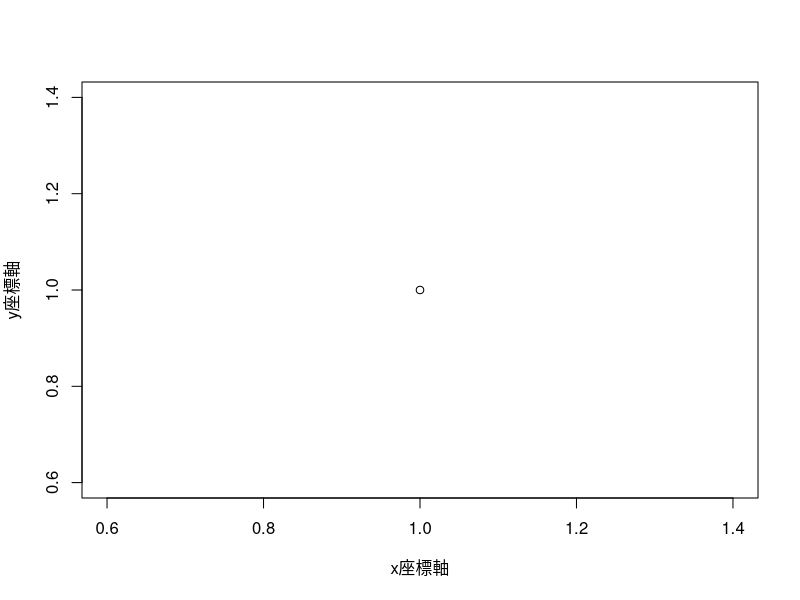
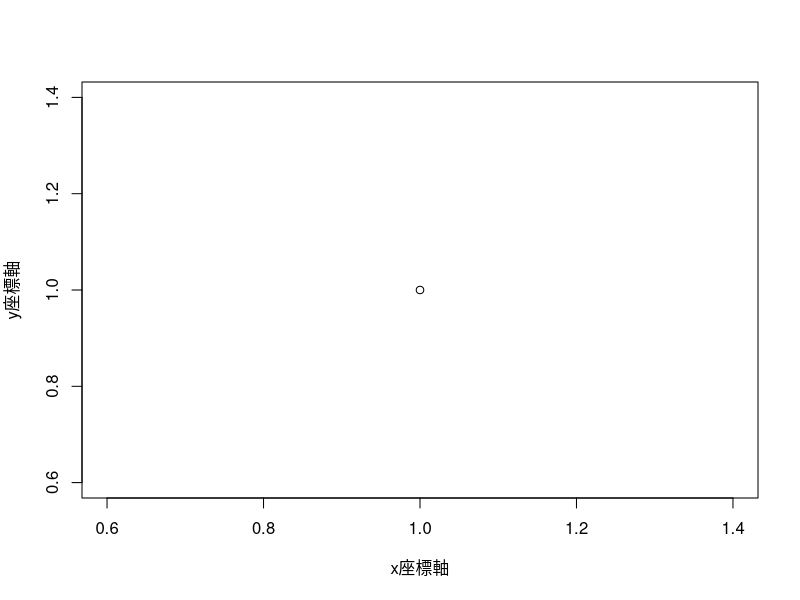
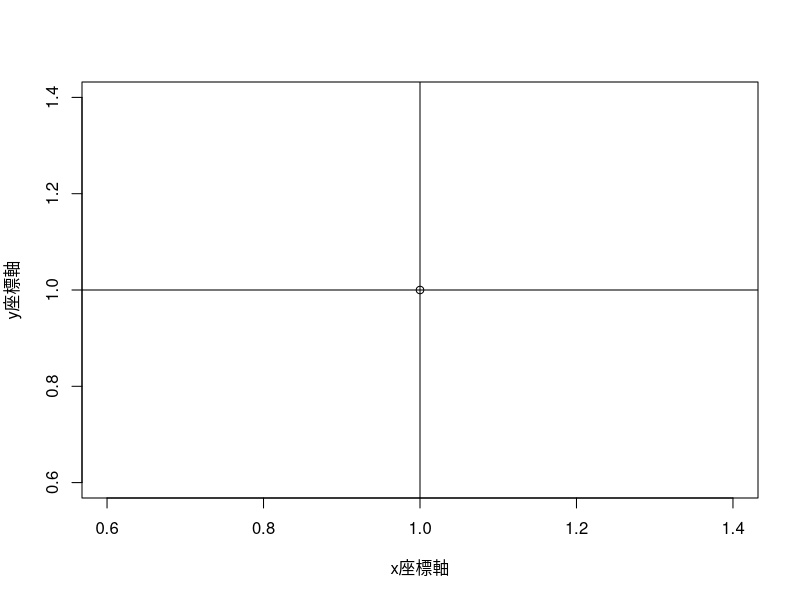
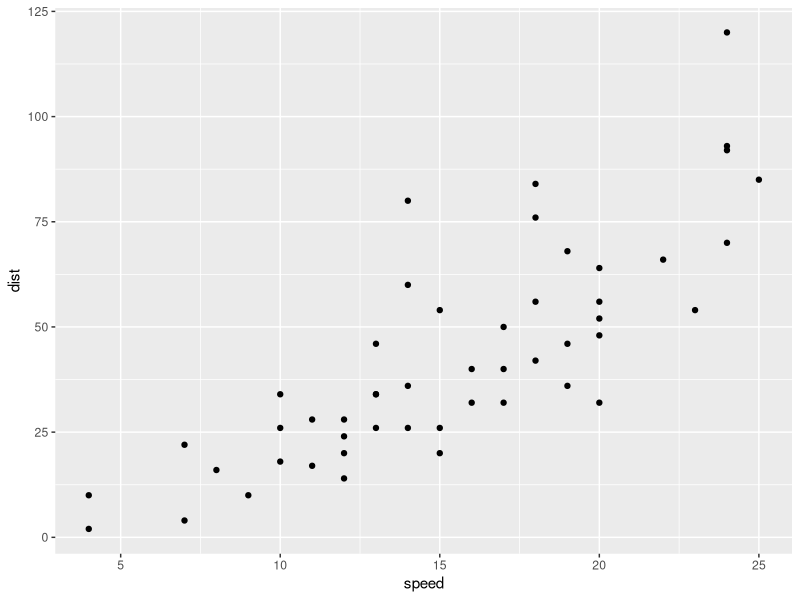
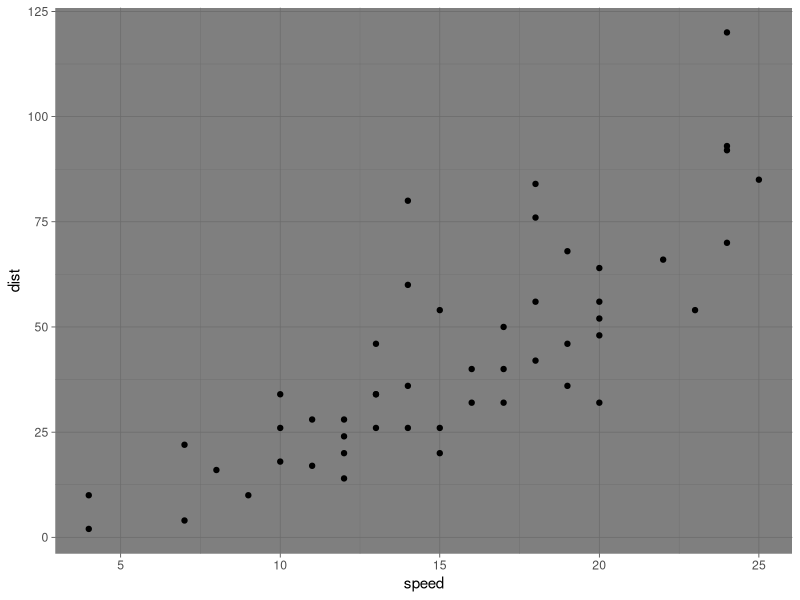
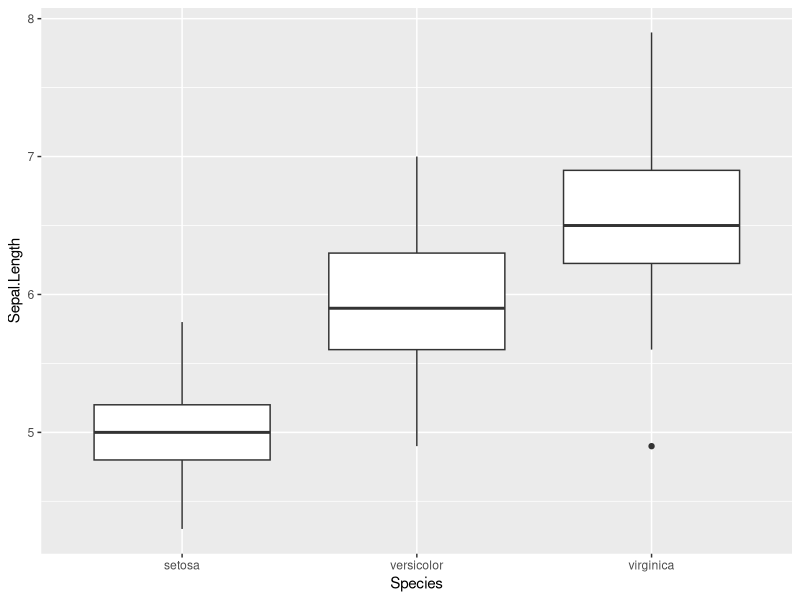
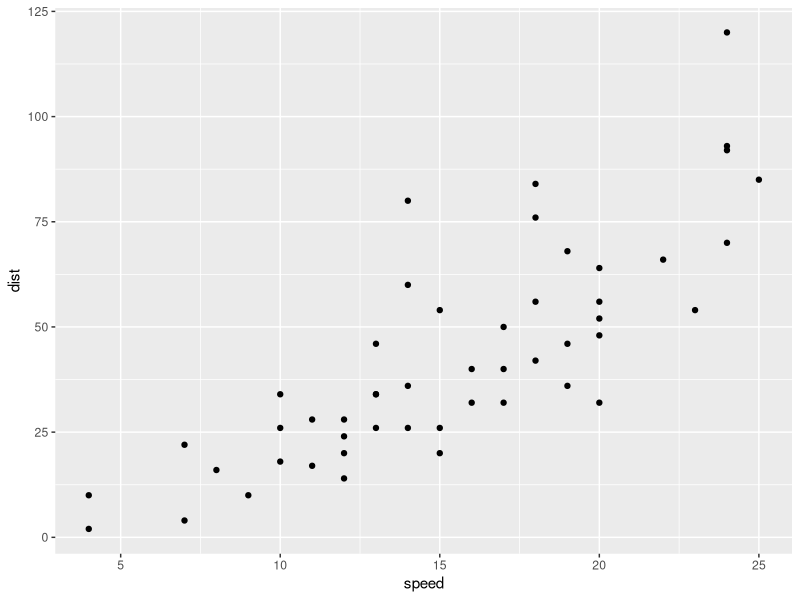
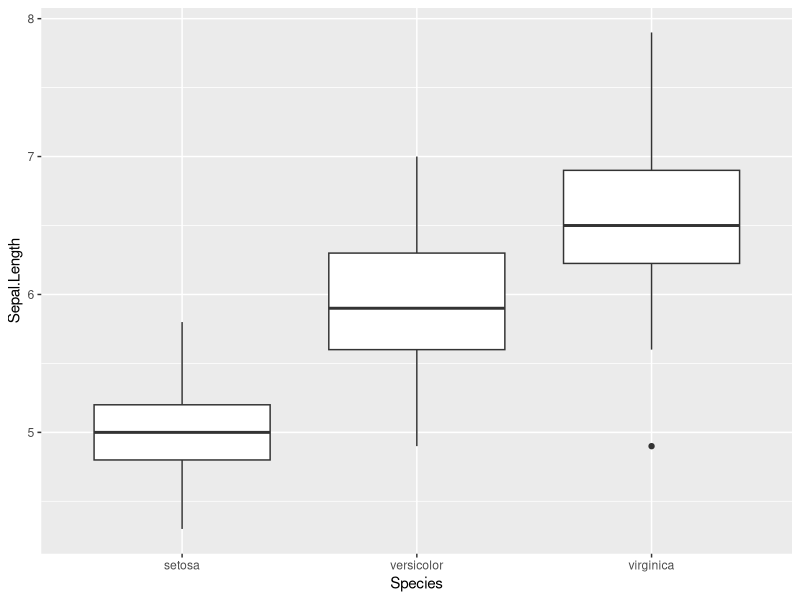

Reproduce these figures in R, in order.
## ---- chunk 1
knitr::opts_chunk$set(echo = TRUE)
# 更換中文字型
if (grepl("darwin", R.version$os)) par(family = "STKaiti", bg = "transparent")
## ---- chunk 2
plot(x = 1, y = 1, type = "p", xlab = "x座標軸", ylab = "y座標軸")
## ---- chunk 3
plot(x = 1, y = 1, type = "p", xlab = "x座標軸", ylab = "y座標軸")
## ---- chunk 4
plot(x = 1, y = 1, type = "p", xlab = "x座標軸", ylab = "y座標軸")
abline(v = 1)
abline(h = 1)
## ---- chunk 5
library(ggplot2)
?geom_point
## ---- chunk 6
g <- ggplot(data = cars, aes(x = speed, y = dist))
## ---- chunk 7
g + geom_point()
## ---- chunk 8
g + geom_point() +
  theme_dark()
## ---- chunk 9
ggplot(iris, aes(x = Species, y = Sepal.Length)) +
  geom_boxplot()
## ---- chunk 10
ggplot(cars, aes(x = speed, y = dist)) +
  geom_point()
## ---- chunk 11
ggplot(iris, aes(x = Species, y = Sepal.Length)) +
  geom_boxplot()
